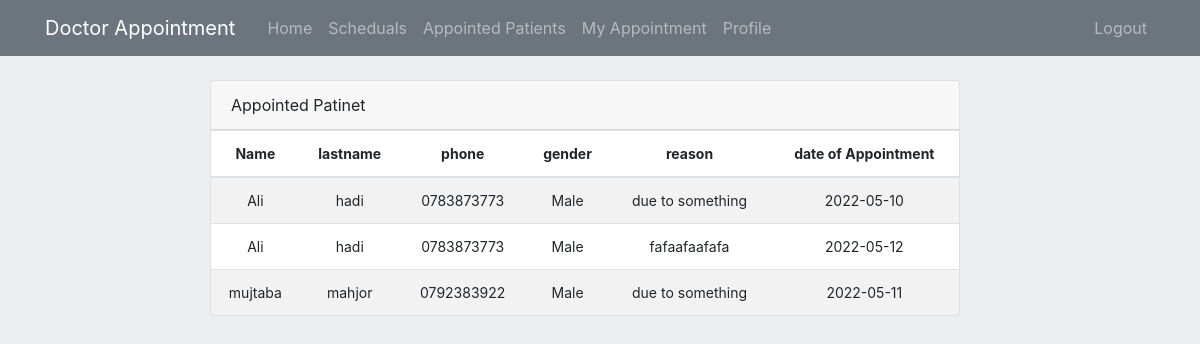
The page /appointed/patient/1 (signed in) on the database its author committed.
### appointment/models.py (models this page shows, shortened)
class Appointment(db.Model):
    __tablename__='Appointment'
    id = db.Column(db.Integer, primary_key=True)
    patient_id = db.Column(db.Integer, db.ForeignKey('user.id'))
    schedule_id = db.Column(db.Integer, db.ForeignKey('Schedule.id'))
    reason = db.Column(db.String(200))
    appointment_date = db.Column(db.Date(), default = datetime.now().date() )

class User(db.Model, UserMixin):
    id = db.Column(db.Integer, primary_key=True)
    username = db.Column(db.String(30), nullable=False, unique=True)
    name = db.Column(db.String(30), nullable=False)
    lastname = db.Column(db.String(30), nullable=False)
    email = db.Column(db.String(40), unique=True, nullable=False)
    address = db.Column(db.Text , nullable=False)
    phone = db.Column(db.String(20), unique=True, nullable=False)
    date_of_birth = db.Column(db.Date(), default = datetime.now().date())
    role = db.Column(db.Integer, nullable=False, default=3)
    gender = db.Column(db.Boolean, default=True, nullable=False)
    password = db.Column(db.String(60), nullable=False)
    doctorinfo = db.relationship('DoctorInfo', backref='User', cascade="all, delete", uselist=False, lazy=True)
    schedule = db.relationship('Schedule', backref='User', lazy=True)
    appointment = db.relationship('Appointment', backref='User', lazy=True)

### appointment/routes.py (the view)
@app.route("/appointed/patient/<int:id>", methods=['GET'])
@login_required
@doctor_required
def appointed_patient(id):
    return appointed_patient_on_a_schedule(id)

### appointment/models.py (called while the page is built)
@login_manager.user_loader
def load_user(user_id):
    return User.query.get(int(user_id))

### appointment/privilege.py (called while the page is built)
def doctor_required(f):
    @wraps(f)
    def wrap(*args, **kwargs):
        if current_user and current_user.role == 2 :
            return f(*args, **kwargs)
        flash("Ooops login or your privilege is not satisfied", "info")
        return redirect(url_for('home'))
    return wrap

### appointment/view.py (called while the page is built)
def appointed_patient_on_a_schedule(id):
    patient_list = db.session.query(User.name, User.lastname, User.phone, User.gender, Appointment.reason, Appointment.appointment_date)\
                    .join(Appointment, User.id == Appointment.patient_id).filter(Appointment.schedule_id == id).all()
    return render_template('appointed_patients.html', patients=patient_list)

### appointment/templates/appointed_patients.html
{% extends "layout/layout.html" %}
{% block content %}
{% include 'layout/home_header.html' %}
<div class="row col-12">
    <div class="col-md-8 mt-8 offset-md-2">
        <div class="main-card mb-3 card">
            <div class="card-header">Appointed Patinet </div>
            <div class="table-responsive">
                <table class="align-middle mb-0 table table-borderless table-striped table-hover">
                    <thead>
                        <tr  class="app-normal-font">
                            <th class="text-center">Name</th>
                            <th class="text-center">lastname</th>
                            <th class="text-center">phone</th>
                            <th class="text-center">gender</th>
                            <th class="text-center">reason</th>
                            <th class="text-center">date of Appointment</th>
                        </tr>
                    </thead>
                    <tbody>
                        {% for patient in patients %}
                            <tr class="app-normal-font p-0">
                                <td class="text-center">
                                    <div class="widget-content p-0">
                                        {{patient.name}}
                                    </div>
                                </td>
                                <td class="text-center">{{patient.lastname}}</td>
                                <td class="text-center">
                                    {{patient.phone}}
                                </td>
                                <td class="text-center">
                                    {% if patient.gender == True %}
                                        Male
                                    {% else %}
                                        Female
                                    {% endif %}
                                </td>
                                <td class="text-center">
                                    {{ patient.reason }}
                                </td>
                                <td class="text-center">
                                    {{ patient.appointment_date }}
                                </td>
                            </tr>
                        {% endfor %}
                    </tbody>
                </table>
            </div>
        </div>
    </div>
</div>
{% endblock %}

### appointment/static/style.css (style rules this page uses)
.mt-8 { margin-top: 80px; }
.p-0 { padding: 0 !important; }
.body-bg { background-color: #eceff1; }
.app-normal-font { font-size: 14px; }

### rows shown on the page
Appointment: name "Ali", lastname "hadi", phone "0783873773", reason "due to something", appointment_date "2022-05-10"
Appointment: name "Ali", lastname "hadi", phone "0783873773", reason "fafaafaafafa", appointment_date "2022-05-12"
Appointment: name "mujtaba", lastname "mahjor", phone "0792383922", reason "due to something", appointment_date "2022-05-11"
